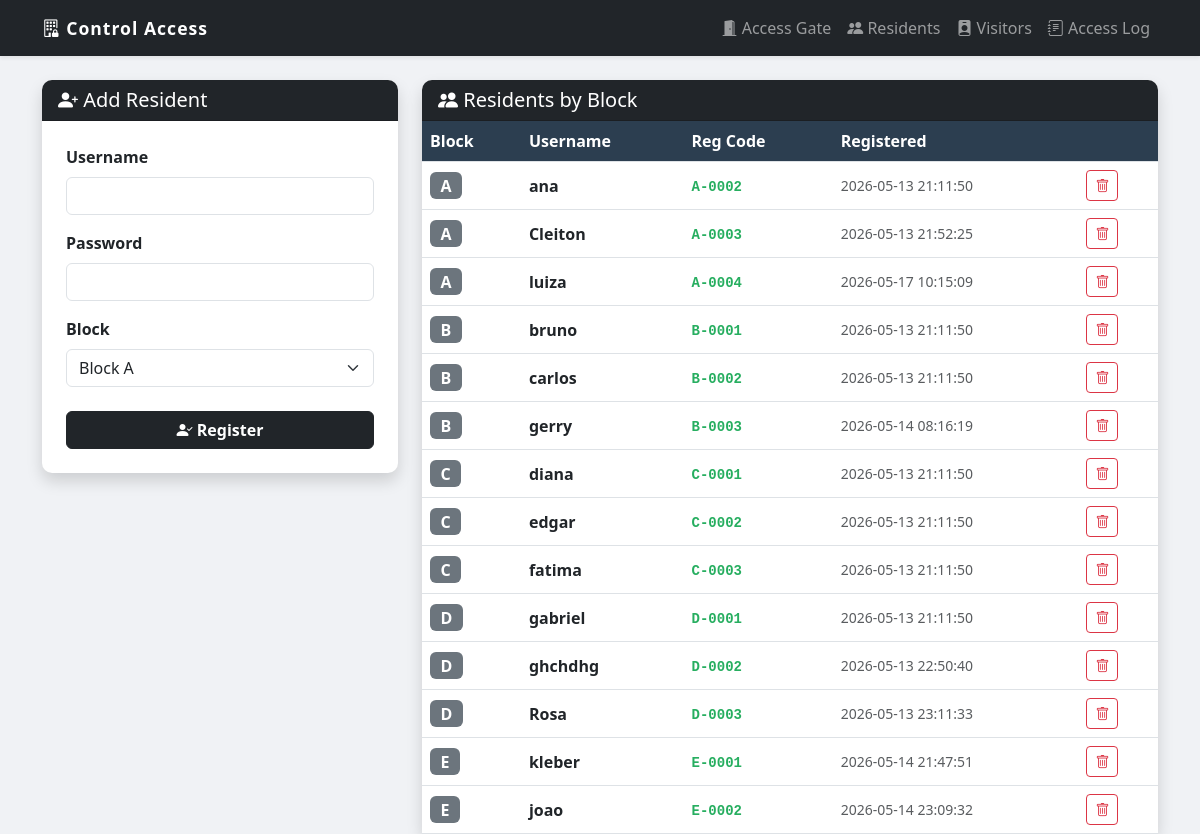
Page /residents on the committed database.
### tables this page shows
CREATE TABLE residents (
                username     TEXT PRIMARY KEY,
                password     TEXT NOT NULL,
                block        TEXT NOT NULL,
                biometric_id TEXT,
                reg_code     TEXT UNIQUE NOT NULL,
                created_at   TEXT DEFAULT (datetime('now', 'localtime'))
            );

### server.py (the view)
@app.route('/residents')
def residents():
    with get_conn() as conn:
        rows = conn.execute(
            "SELECT block, username, reg_code, created_at FROM residents ORDER BY block, reg_code"
        ).fetchall()
    return render_template('residents.html', residents=rows, blocks=BLOCKS)

### database.py (called while the page is built)
def get_conn() -> sqlite3.Connection:
    conn = sqlite3.connect(DB_PATH)
    conn.row_factory = sqlite3.Row
    return conn

### templates/residents.html (shortened to what this page needs)
{% extends 'base.html' %}
{% block content %}
<div class="row g-4">
    <div class="col-md-4">
        <div class="card shadow">
            <div class="card-header bg-dark text-white">
                <h5 class="mb-0"><i class="bi bi-person-plus-fill"></i> Add Resident</h5>
            </div>
            <div class="card-body p-4">
                <form method="POST" action="/residents/add">
                    <div class="mb-3">
                        <label class="form-label fw-semibold">Username</label>
                        <input type="text" name="username" class="form-control" required>
                    </div>
                    <div class="mb-3">
                        <label class="form-label fw-semibold">Password</label>
                        <input type="password" name="password" class="form-control" required>
                    </div>
                    <div class="mb-4">
                        <label class="form-label fw-semibold">Block</label>
                        <select name="block" class="form-select">
                            {% for b in blocks %}
                            <option value="{{ b }}">Block {{ b }}</option>
                            {% endfor %}
                        </select>
                    </div>
                    <button type="submit" class="btn btn-dark w-100 fw-semibold">
                        <i class="bi bi-person-check-fill"></i> Register
                    </button>
                </form>
            </div>
        </div>
    </div>
    <div class="col-md-8">
        <div class="card shadow">
            <div class="card-header bg-dark text-white">
                <h5 class="mb-0"><i class="bi bi-people-fill"></i> Residents by Block</h5>
            </div>
            <div class="card-body p-0">
                <table class="table table-hover align-middle mb-0">
                    <thead>
                        <tr>
                            <th>Block</th>
                            <th>Username</th>
                            <th>Reg Code</th>
                            <th>Registered</th>
                            <th></th>
                        </tr>
                    </thead>
                    <tbody>
                        {% for r in residents %}
                        <tr>
                            <td><span class="badge bg-secondary fs-6">{{ r['block'] }}</span></td>
                            <td class="fw-semibold">{{ r['username'] }}</td>
                            <td><code>{{ r['reg_code'] }}</code></td>
                            <td class="text-muted small">{{ r['created_at'] }}</td>
                            <td>
                                <form method="POST" action="/residents/remove">
                                    <button type="submit" class="btn btn-sm btn-outline-danger"
                                        onclick="return confirm('Remove {{ r['username'] }}?')">
                                        <i class="bi bi-trash"></i>
                                    </button>
                                </form>
                            </td>
                        </tr>
                        {% else %}
                        <tr>
                            <td colspan="5" class="text-center text-muted py-4">No residents registered yet.</td>
                        </tr>
                        {% endfor %}
                    </tbody>
                </table>
            </div>
        </div>
    </div>
</div>
{% endblock %}

### templates/base.html (shortened to what this page needs)
<!DOCTYPE html>
<html lang="en">
<head>
    <link href="https://cdn.jsdelivr.net/npm/bootstrap@5.3.0/dist/css/bootstrap.min.css" rel="stylesheet">
    <link href="https://cdn.jsdelivr.net/npm/bootstrap-icons@1.11.0/font/bootstrap-icons.css" rel="stylesheet">
</head>
<body>
<nav class="navbar navbar-expand-lg navbar-dark bg-dark shadow-sm">
    <div class="container">
        <a class="navbar-brand" href="/">
            <i class="bi bi-building-lock"></i> Control Access
        </a>
        <div class="collapse navbar-collapse" id="navMenu">
            <ul class="navbar-nav ms-auto">
                <li class="nav-item">
                    <a class="nav-link" href="/"><i class="bi bi-door-open-fill"></i> Access Gate</a>
                </li>
                <li class="nav-item">
                    <a class="nav-link" href="/residents"><i class="bi bi-people-fill"></i> Residents</a>
                </li>
                <li class="nav-item">
                    <a class="nav-link" href="/visitors"><i class="bi bi-person-badge-fill"></i> Visitors</a>
                </li>
                <li class="nav-item">
                    <a class="nav-link" href="/log"><i class="bi bi-journal-text"></i> Access Log</a>
                </li>
            </ul>
        </div>
    </div>
</nav>
<div class="container mt-4">
    {% block content %}{% endblock %}
</div>
</body>
</html>

### templates/base.html (style rules this page uses)
body { background-color: #f0f2f5; }
.navbar-brand { font-weight: 700; letter-spacing: 1px; font-size: 1.1rem; }
thead th { background-color: #2c3e50 !important; color: white !important; }
.card { border: none; border-radius: 10px; }
.card-header { border-radius: 10px 10px 0 0 !important; }
code { color: #27ae60; font-weight: 600; }

### rows in the picture
residents: block "A", username "ana", reg_code "A-0002", created_at "2026-05-13 21:11:50"
residents: block "A", username "Cleiton", reg_code "A-0003", created_at "2026-05-13 21:52:25"
residents: block "A", username "luiza", reg_code "A-0004", created_at "2026-05-17 10:15:09"
residents: block "B", username "bruno", reg_code "B-0001", created_at "2026-05-13 21:11:50"
residents: block "B", username "carlos", reg_code "B-0002", created_at "2026-05-13 21:11:50"
residents: block "B", username "gerry", reg_code "B-0003", created_at "2026-05-14 08:16:19"
residents: block "C", username "diana", reg_code "C-0001", created_at "2026-05-13 21:11:50"
residents: block "C", username "edgar", reg_code "C-0002", created_at "2026-05-13 21:11:50"
residents: block "C", username "fatima", reg_code "C-0003", created_at "2026-05-13 21:11:50"
residents: block "D", username "gabriel", reg_code "D-0001", created_at "2026-05-13 21:11:50"
residents: block "D", username "ghchdhg", reg_code "D-0002", created_at "2026-05-13 22:50:40"
residents: block "D", username "Rosa", reg_code "D-0003", created_at "2026-05-13 23:11:33"
residents: block "E", username "kleber", reg_code "E-0001", created_at "2026-05-14 21:47:51"
residents: block "E", username "joao", reg_code "E-0002", created_at "2026-05-14 23:09:32"
